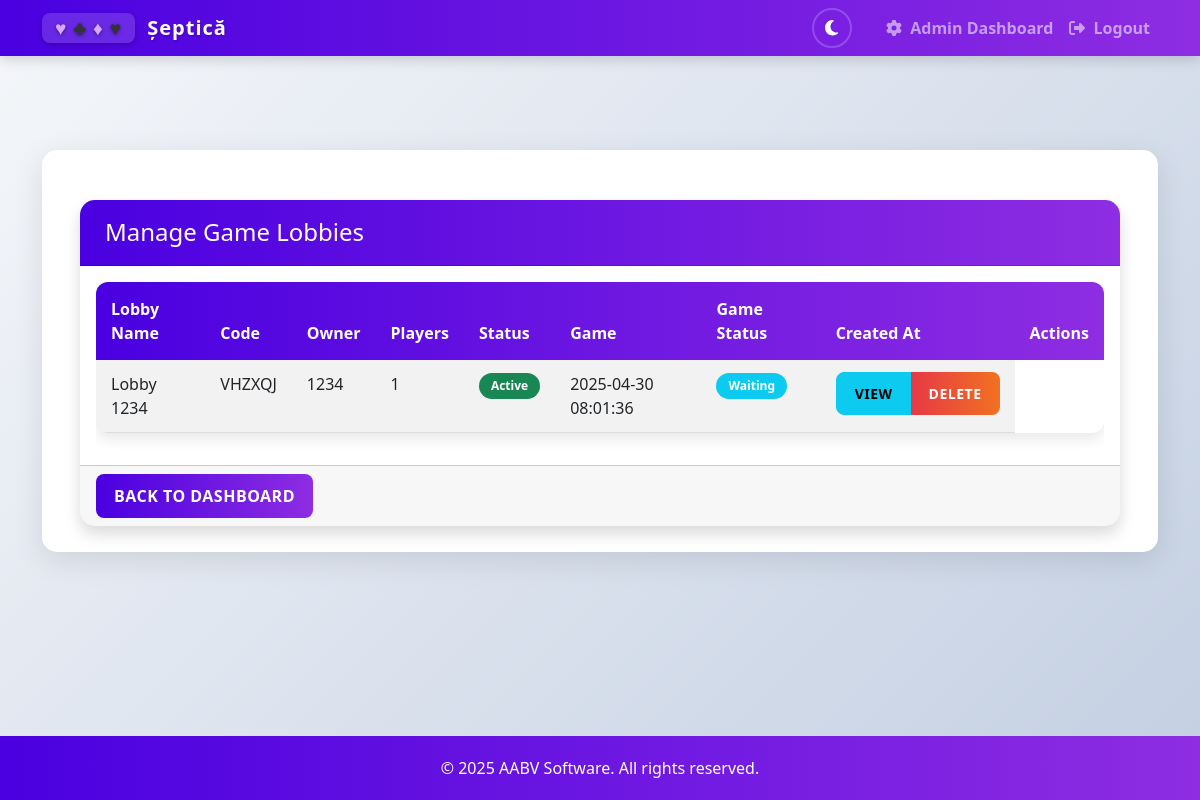
Page /admin/lobbies (signed in) on the earlier database version.
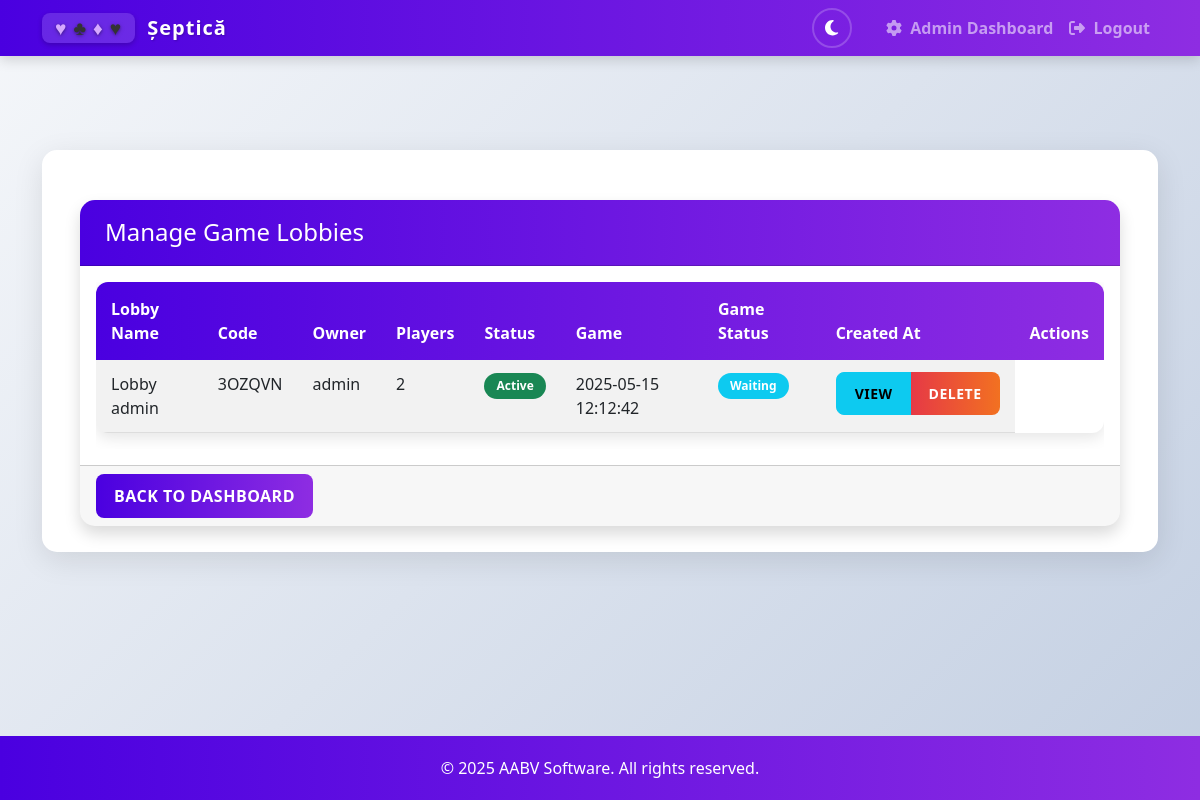
Same page on the later database version.
### app.py (models this page shows, shortened)
class Lobby(db.Model):
    id = db.Column(db.Integer, primary_key=True)
    code = db.Column(db.String(6), unique=True, nullable=False)
    name = db.Column(db.String(100), nullable=True)  # New field for lobby name
    created_at = db.Column(db.DateTime, default=datetime.utcnow)
    is_active = db.Column(db.Boolean, default=True)
    is_public = db.Column(db.Boolean, default=True)
    game_started = db.Column(db.Boolean, default=False)  # New field to track if game has started
    owner_id = db.Column(db.Integer, db.ForeignKey('user.id'), nullable=False)
    owner = db.relationship('User', foreign_keys=[owner_id])
    players = db.relationship('LobbyPlayer', back_populates='lobby', cascade='all, delete-orphan')
    @property
    def player_count(self):
        return len(self.players)

class User(db.Model):
    id = db.Column(db.Integer, primary_key=True)
    username = db.Column(db.String(80), unique=True, nullable=False)
    email = db.Column(db.String(120), unique=True, nullable=False)
    password = db.Column(db.String(200), nullable=False)
    created_at = db.Column(db.DateTime, default=datetime.utcnow)
    is_admin = db.Column(db.Boolean, default=False)
    lobby_players = db.relationship('LobbyPlayer', back_populates='user', cascade='all, delete-orphan')

### app.py (the view)
@app.route('/admin/lobbies')
def admin_lobbies():
    if not session.get('is_admin', False):
        flash('You do not have permission to access this page!', 'error')
        return redirect(url_for('lobbies'))
    try:
        lobbies = Lobby.query.filter_by(is_active=True).all()
        return render_template('admin_lobbies.html', lobbies=lobbies)
    except Exception as e:
        logger.error(f"Error accessing admin lobbies page: {e}")
        flash('An error occurred while retrieving lobbies.', 'error')
        return redirect(url_for('admin_dashboard'))

### templates/admin_lobbies.html (shortened to what this page needs)
{% extends "base.html" %}
{% block content %}
<div class="container mt-4">
    <div class="card shadow">
        <div class="card-header bg-dark text-white">
            <h4 class="mb-0">Manage Game Lobbies</h4>
        </div>
        <div class="card-body">
            <div id="lobbies-container">
                <div class="table-responsive">
                    <table class="table table-striped table-hover">
                        <thead>
                            <tr>
                                <th>Lobby Name</th>
                                <th>Code</th>
                                <th>Owner</th>
                                <th>Players</th>
                                <th>Status</th>
                                <th>Game</th>
                                <th>Game Status</th>
                                <th>Created At</th>
                                <th>Actions</th>
                            </tr>
                        </thead>
                        <tbody id="lobbies-table-body">
                            {% for lobby in lobbies %}
                            <tr id="lobby-row-{{ lobby.code }}" data-lobby-code="{{ lobby.code }}">
                                <td>{{ lobby.name or 'Lobby #' + lobby.code }}</td>
                                <td>{{ lobby.code }}</td>
                                <td id="lobby-owner-{{ lobby.code }}">{{ lobby.owner.username }}</td>
                                <td id="lobby-player-count-{{ lobby.code }}">{{ lobby.player_count }}</td>
                                <td><span class="badge bg-success">Active</span></td>
                                <td>{{ lobby.created_at.strftime('%Y-%m-%d %H:%M:%S') }}</td>
                                <td id="lobby-game-status-{{ lobby.code }}">
                                    {% if lobby.game_started %}
                                    <span class="badge bg-danger">Game In Progress</span>
                                    {% else %}
                                    <span class="badge bg-info">Waiting</span>
                                    {% endif %}
                                </td>
                                <td>
                                    <div class="btn-group" role="group">
                                        <a href="{{ url_for('admin_lobby_detail', lobby_code=lobby.code) }}"
                                           class="btn btn-sm btn-info">View</a>
                                        <button type="button" class="btn btn-sm btn-danger"
                                                data-bs-toggle="modal"
                                                data-bs-target="#deleteModal{{ lobby.id }}">
                                            Delete
                                        </button>
                                    </div>
                                </td>
                            </tr>
                            {% endfor %}
                        </tbody>
                    </table>
                </div>
            </div>
        </div>
        <div class="card-footer">
            <a href="{{ url_for('admin_dashboard') }}" class="btn btn-primary">Back to Dashboard</a>
        </div>
    </div>
</div>
{% endblock %}

Differences in the rows shown:
changed Lobby: name "Lobby 1234" → "Lobby admin"; code "VHZXQJ" → "3OZQVN"; owner.username "1234" → "admin"; player_count "1" → "2"; created_at "2025-04-30 08:01:36" → "2025-05-15 12:12:42"
